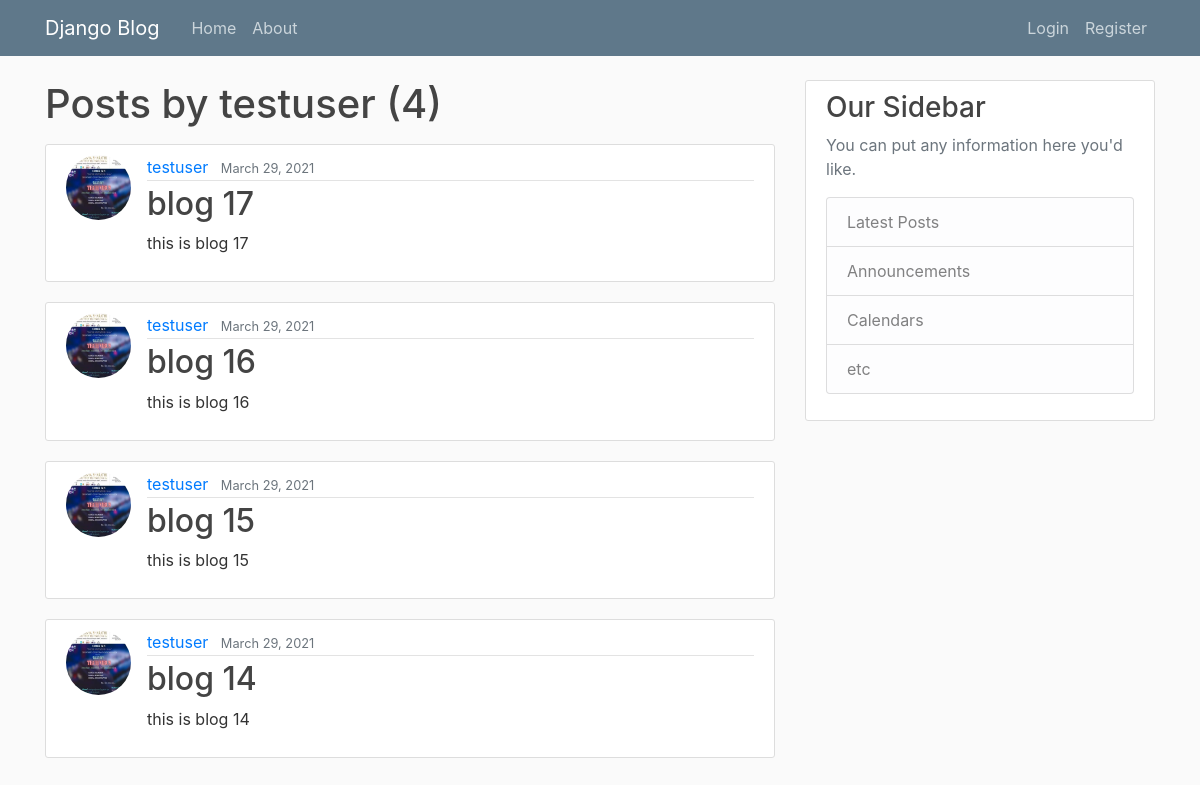
The app's page /user/testuser with its own data.
### blog/models.py (models this page shows, shortened)
class Post(models.Model):
    title = models.CharField(max_length=100)
    content = models.TextField()
    date_posted = models.DateTimeField(default=timezone.now)
    author = models.ForeignKey(User ,on_delete=models.CASCADE)

### users/models.py (models this page shows, shortened)
class Profile(models.Model):
    user = models.OneToOneField(User, on_delete=models.CASCADE)
    image= models.ImageField(default='default.jpg', upload_to='profile_pics')

### blog/views.py (the view)
# urls.py: path('user/<str:username>', UserPostListView.as_view(), name='user-posts'),
class UserPostListView(ListView):
    model=Post
    template_name = 'blog/user-posts.html' #<app>/<model>_<viewtype>.html
    context_object_name = 'posts'
    paginate_by = 5
    def get_queryset(self):
        user=get_object_or_404(User, username=self.kwargs.get('username'))
        return Post.objects.filter(author=user).order_by('-date_posted')

### blog/templates/blog/user-posts.html (shortened to what this page needs)
{% extends "blog/base.html" %}
{% block content %}
    <h1 class="mb-3">Posts by {{ view.kwargs.username }} ({{ page_obj.paginator.count }})</h1>
    {% for post in posts %}
    <article class="media content-section">
        <img class="rounded-circle article-img" src="{{ post.author.profile.image.url }}" >
        <div class="media-body">
          <div class="article-metadata">
            <a class="mr-2" href="{% url 'user-posts' post.author.username %}">{{ post.author }}</a>
            <small class="text-muted">{{ post.date_posted|date:"F d, Y"}}</small>
          </div>
          <h2><a class="article-title" href="{% url 'post_detail' post.id %}">{{ post.title }}</a></h2>
          <p class="article-content">{{ post.content }}</p>
        </div>
      </article>
    {% endfor %}
{% endblock content%}

### blog/static/blog/main.css (style rules this page uses)
body { background: #fafafa; color: #333333; margin-top: 5rem; }
h1, h2, h3, h4, h5, h6 { color: #444444; }
.content-section { background: #ffffff; padding: 10px 20px; border: 1px solid #dddddd; border-radius: 3px; margin-bottom: 20px; }
.article-title { color: #444444; }
.article-content { white-space: pre-line; }
.article-img { height: 65px; width: 65px; margin-right: 16px; }
.article-metadata { padding-bottom: 1px; margin-bottom: 4px; border-bottom: 1px solid #e3e3e3 }

### records on screen
Post: author.profile.image (picture), author "testuser", date_posted "March 29, 2021", title "blog 17", content "this is blog 17"
Post: author.profile.image (picture), author "testuser", date_posted "March 29, 2021", title "blog 16", content "this is blog 16"
Post: author.profile.image (picture), author "testuser", date_posted "March 29, 2021", title "blog 15", content "this is blog 15"
Post: author.profile.image (picture), author "testuser", date_posted "March 29, 2021", title "blog 14", content "this is blog 14"

### other values on screen
{{ view.kwargs.username }} "testuser"
{{ page_obj.paginator.count }} "4"
